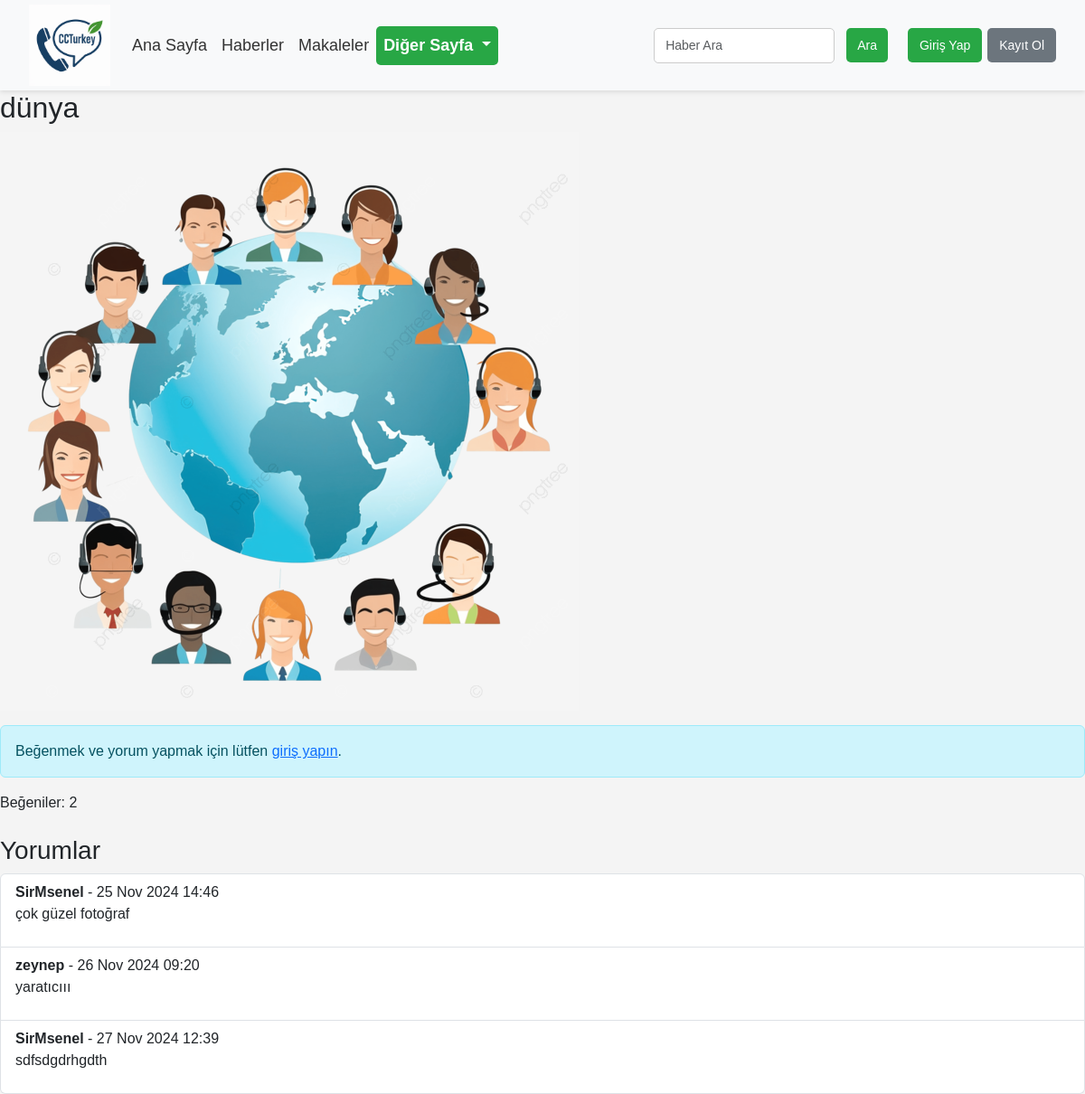
Page /news/photos/5/ on the committed database.
### news/models.py (models this page shows, shortened)
class Photo(models.Model):
    title = models.CharField(max_length=100, blank=True, null=True)  # Fotoğraf başlığı (isteğe bağlı)
    image = models.ImageField(upload_to='photos/')  # Fotoğraf dosyası
    uploaded_at = models.DateTimeField(auto_now_add=True)  # Yüklenme tarihi
    likes = models.ManyToManyField('auth.User', related_name='liked_photos', blank=True)  # Beğeniler
    def total_likes(self):
        return self.likes.count()

class PhotoComment(models.Model):
    photo = models.ForeignKey('Photo', on_delete=models.CASCADE, related_name='comments')  # Fotoğraf ile ilişki
    user = models.ForeignKey(User, on_delete=models.CASCADE)  # Yorum yapan kullanıcı
    text = models.TextField()  # Yorum içeriği
    created_at = models.DateTimeField(auto_now_add=True)  # Yorumun oluşturulma zamanı

### news/views.py (the view)
# urls.py: path('photos/<int:pk>/', views.photo_detail, name='photo_detail'),  # Fotoğraf detay
def photo_detail(request, pk):
    photo = get_object_or_404(Photo, pk=pk)
    comments = photo.comments.all()  # Fotoğrafa ait tüm yorumlar
    if request.method == 'POST':
        if request.user.is_authenticated:
            form = PhotoCommentForm(request.POST)
            if form.is_valid():
                comment = form.save(commit=False)
                comment.photo = photo
                comment.user = request.user
                comment.save()
                return redirect('photo_detail', pk=pk)
        else:
            return redirect('login')  # Kullanıcı giriş yapmadıysa giriş sayfasına yönlendir
    else:
        form = PhotoCommentForm()
    return render(request, 'news/photo_detail.html', {'photo': photo, 'comments': comments, 'form': form})

### news/forms.py
class PhotoCommentForm(forms.ModelForm):
    class Meta:
        model = PhotoComment
        fields = ['text']  # Kullanıcı yalnızca yorum metnini girebilir
        widgets = {
            'text': forms.Textarea(attrs={'class': 'form-control', 'rows': 3, 'placeholder': 'Yorum yazın...'}),
        }

### news/templates/news/photo_detail.html (shortened to what this page needs)
{% extends 'base.html' %}
{% block content %}
<div class="photo-detail">
    <h2>{{ photo.title }}</h2>
    <img src="{{ photo.image.url }}" alt="{{ photo.title }}" class="img-fluid">
    <div class="like-section mt-3">
        {% if user.is_authenticated %}
            <form action="{% url 'like_photo' photo.id %}" method="post">
                {% csrf_token %}
                {% if user in photo.likes.all %}
                    <button type="submit" class="btn btn-danger">Beğeniyi Kaldır</button>
                {% else %}
                    <button type="submit" class="btn btn-primary">Beğen</button>
                {% endif %}
            </form>
        {% else %}
            <div class="alert alert-info mt-3" role="alert">
                Beğenmek ve yorum yapmak için lütfen <a href="{% url 'login' %}">giriş yapın</a>.
            </div>
        {% endif %}
        <p class="mt-2">Beğeniler: {{ photo.total_likes }}</p>
    </div>
    <div class="comments mt-4">
        <h3>Yorumlar</h3>
        <ul class="list-group">
            {% for comment in comments %}
                <li class="list-group-item">
                    <strong>{{ comment.user.username }}</strong> - {{ comment.created_at|date:"d M Y H:i" }}
                    <p>{{ comment.text }}</p>
                </li>
            {% empty %}
                <li class="list-group-item">Henüz yorum yok.</li>
            {% endfor %}
        </ul>
    </div>
</div>
{% endblock %}

### static/css/login_register.css (style rules this page uses)
body { font-family: Arial, sans-serif; margin: 0; padding: 0; background-color: #f4f4f4; }

### news/templates/base.html (style rules this page uses)
body { margin-top: 100px; }

### rows in the picture
Photo: title "dünya", image (picture), total_likes "2"
PhotoComment: user.username "SirMsenel", created_at "25 Nov 2024 14:46", text "çok güzel fotoğraf"
PhotoComment: user.username "zeynep", created_at "26 Nov 2024 09:20", text "yaratıcııı"
PhotoComment: user.username "SirMsenel", created_at "27 Nov 2024 12:39", text "sdfsdgdrhgdth"
